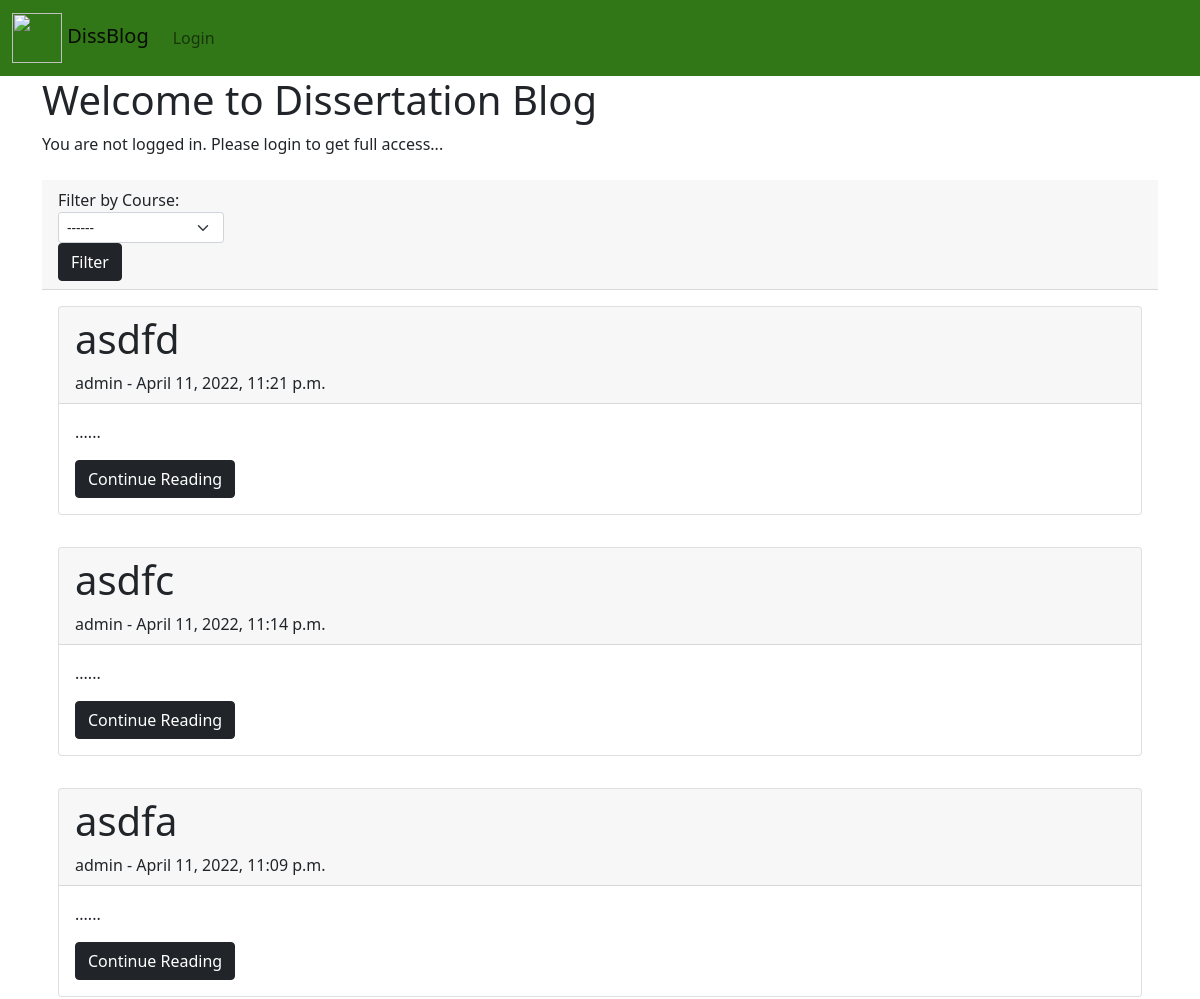
/ (upper part), run on an earlier commit of the app's database.
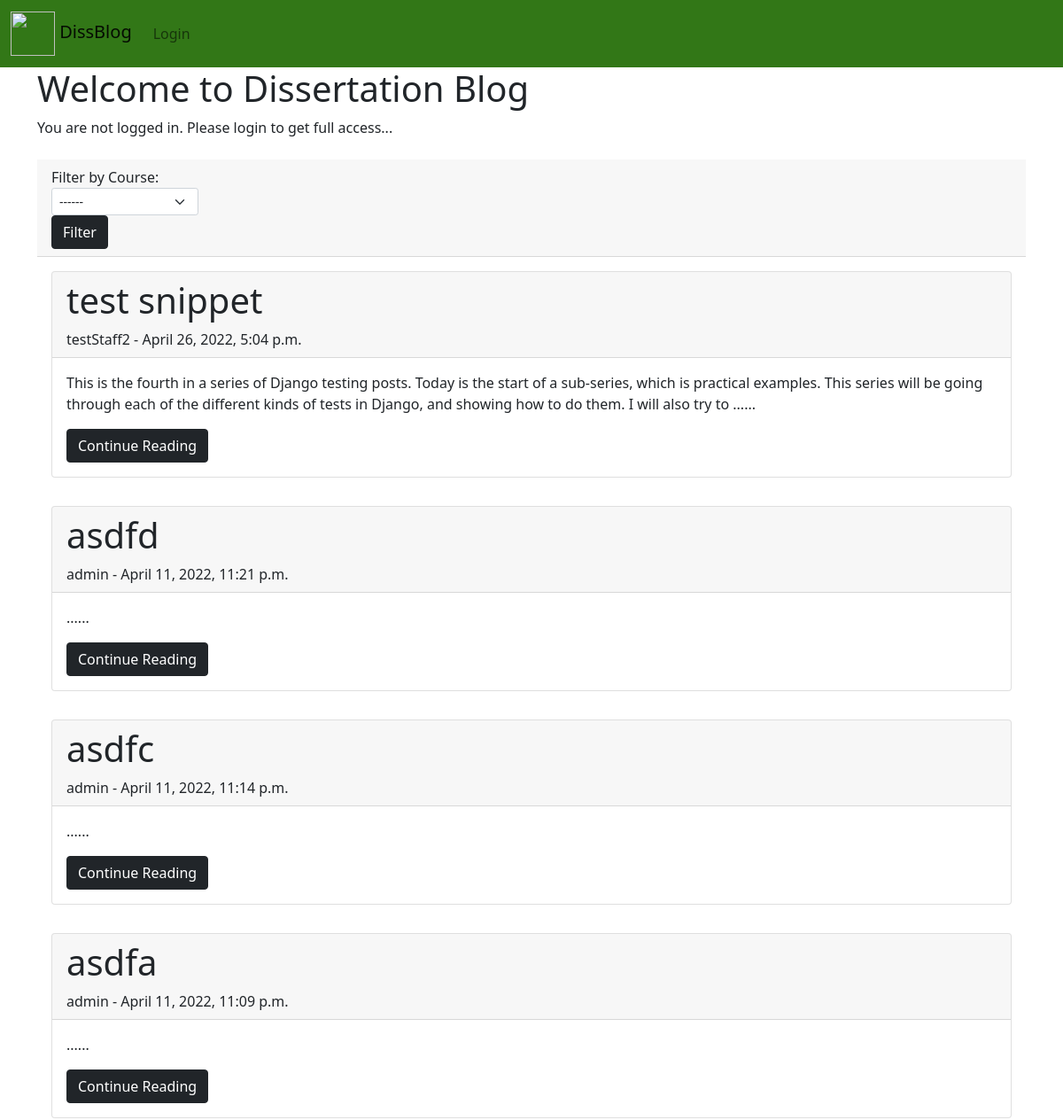
And on a later commit of the database.
### blogtest/models.py (models this page shows, shortened)
class Submission(models.Model):
    title = models.CharField(max_length=255)
    tag = models.ForeignKey(Course, on_delete=models.CASCADE, blank=True)
    file = models.FileField(upload_to='', blank=True)
    content = models.TextField(blank=True)
    author = models.ForeignKey(User, on_delete=models.CASCADE)
    pub_date = models.DateTimeField(auto_now_add=True)
    likes = models.ManyToManyField(User, related_name='blog_submission')

class User(AbstractUser):
    ADMIN = 1
    STUDENT = 2
    STAFF = 3
    TYPE = (
        (ADMIN, _('Administrator')),
        (STUDENT, _('Student')),
        (STAFF, _('Staff')),
    )
    type = models.PositiveSmallIntegerField(choices=TYPE, default=STUDENT)
    date_of_birth = models.DateField(_('date_of_birth'), default=timezone.now)

### blogtest/views.py (the view)
# urls.py: path('', views.HomeView.as_view(), name='home'),
class HomeView(generic.ListView):
    model = Submission
    template_name = 'blog/home.html'
    ordering = ['-pub_date']
    def get_context_data(self, **kwargs):
        context = super(HomeView, self).get_context_data(**kwargs)
        context['courses'] = Course.objects.all()
        if self.request.GET.get('tag'):
            context['selected_tag'] = int(self.request.GET.get('tag'))
        if self.request.GET.get('query'):
            context['current_query'] = self.request.GET.get('query')
        return context
    def get_queryset(self):
        tag_filter = self.request.GET.get('tag')
        query_filter = self.request.GET.get('query')
        result_sets = None
        if query_filter:
            result_sets = Submission.objects.filter(title__contains=query_filter)
        else:
            result_sets = Submission.objects.all()
        if not tag_filter:
            return result_sets.order_by(*self.ordering)
        context = result_sets.filter(tag=tag_filter).order_by(*self.ordering)
        return context

### blogtest/templates/blog/home.html (shortened to what this page needs)
{% extends 'base.html' %}
{% block content %}
<h1>Welcome to Dissertation Blog</h1>
    {% if user.is_authenticated %}
    {% else %}
        You are not logged in. Please login to get full access...
        <br/><br/>
    {% endif %}
    <div class="card-header" style="width: auto;">
        Filter by Course:
        <select name="tag" form="filterForm" class="form-select form-select-sm" style="width: fit-content">
            <option value=''> ------ </option>
        </select>
        <form method="get" id="filterForm">
            <button class="btn btn-dark">Filter</button>
        </form>
    </div>
    {% for submission in submission_list %}
        <div style="padding:1rem;">
            <div class="card" style="width: auto;">
                <div class="card-header">
                    <h1>{{ submission.title }}</h1>
                    {{ submission.author }} - {{ submission.pub_date }}
                </div>
                <div class="card-body">
                    <p>{{ submission.content|slice:":250"|safe }}......</p>
                    <a href="{% url 'submission-detail' submission.pk %}" class="btn btn-dark">Continue Reading</a>
                </div>
            </div>
        </div>
    {% endfor %}
{% endblock %}

What changed in the data, as far as the page shows it:
added Submission: title "test snippet", author "testStaff2", pub_date "April 26, 2022, 5:04 p.m.", content "This is the fourth in a series of Django testing posts. Today is the start of a sub-series, which is practical examples. This series will be going through each of the different kinds of tests in Django, and showing how to do them. I will also try to"
